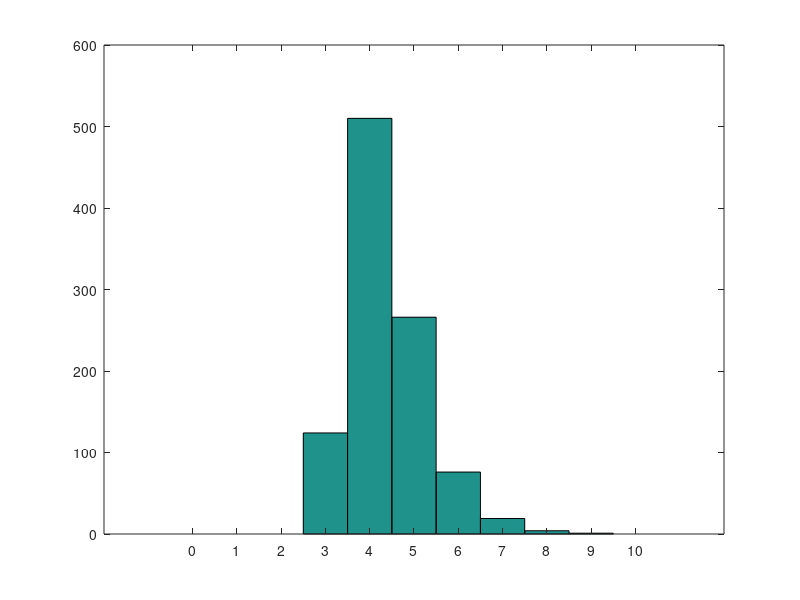

Source code (MATLAB):
% testing what is a 'significant peak' in the raster to count a simulated
% neuron as firing during a particular syllable; 
% Emily Mackevicius 12/10/2014

nSyl = 20; % number of syllables of that type in bout; 
m = 10; % number of timebins in that syllable; 
nBurst = 1; % number of bursts/syllable; 

for iter = 1:1000; 
    simShuff = zeros(nSyl,m); 
    for i = 1:nSyl;
        tmp = randperm(m); 
        simShuff(i,tmp(1)) = 1; 
    end

    raster = sum(simShuff);
    M(iter) = max(raster); 
end
figure; hist(M, 0:10)
